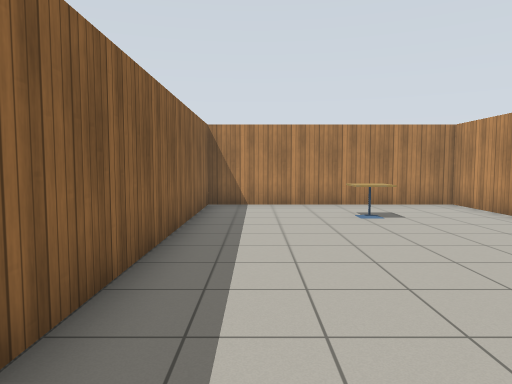
view 1 (above)

18 first-person views from a walk through a world built for the Gazebo simulator. The camera is 1.2 m above the floor, tilts 4° down and sees 70° across. The floor is counted in squares, 1 m on a side. Each view is taken from the middle of a square. On the plan, view 1 faces up. The plan holds only what a view shows up to about 14 squares ahead; the rest is blank. Gazebo's built-in surfaces are drawn with simple patterns.

view 2
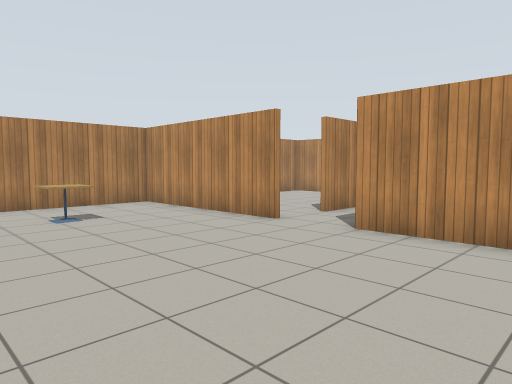

view 3
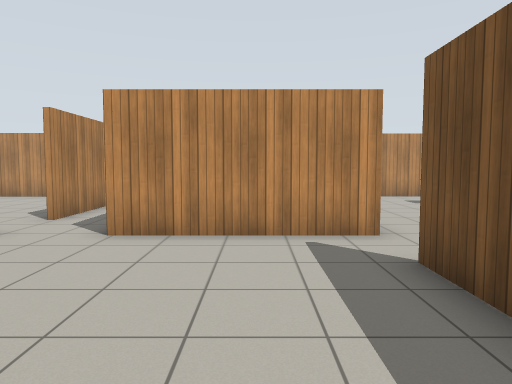

view 4
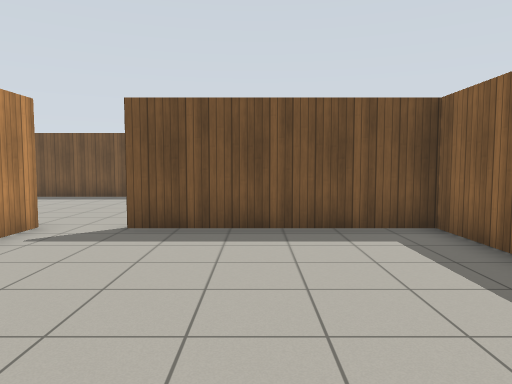

view 5
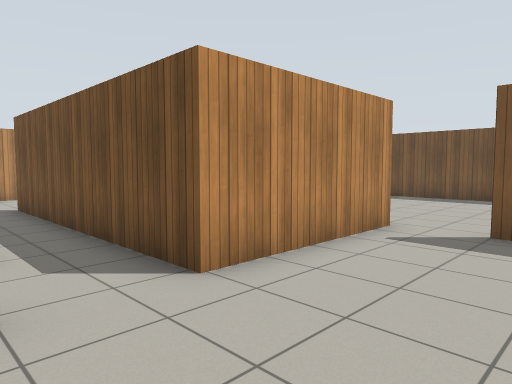

view 6
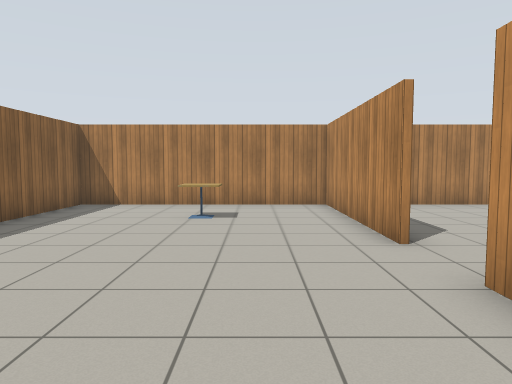

view 7
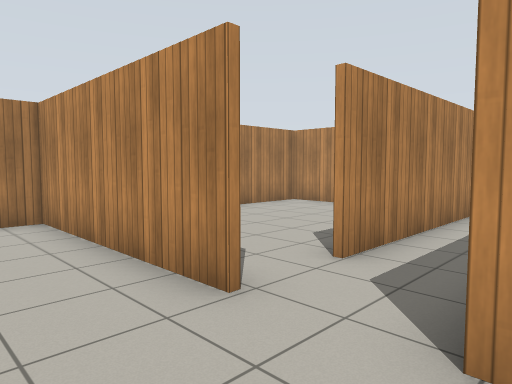

view 8
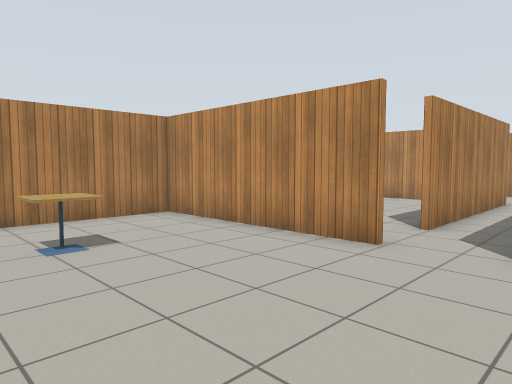

view 9
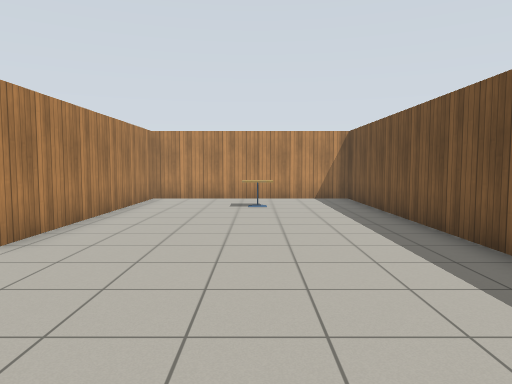

view 10
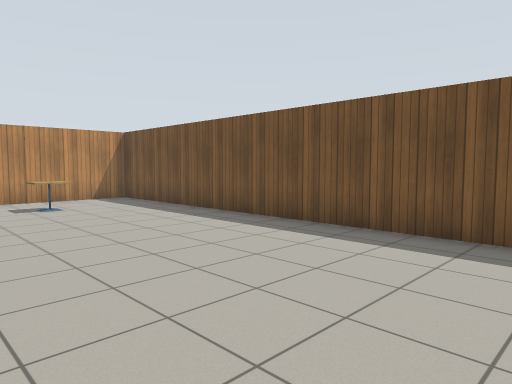

view 11
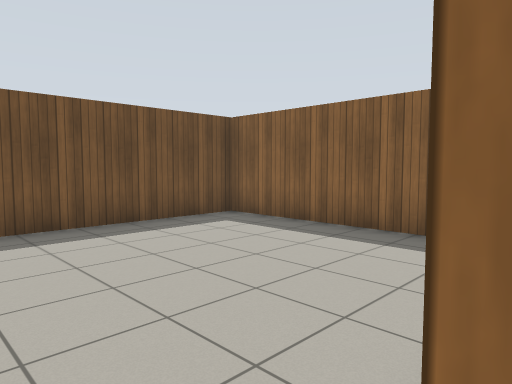

view 12
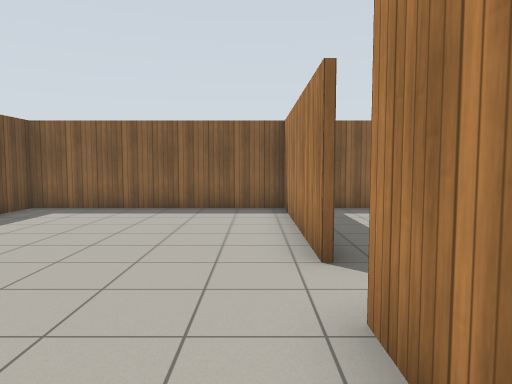

view 13
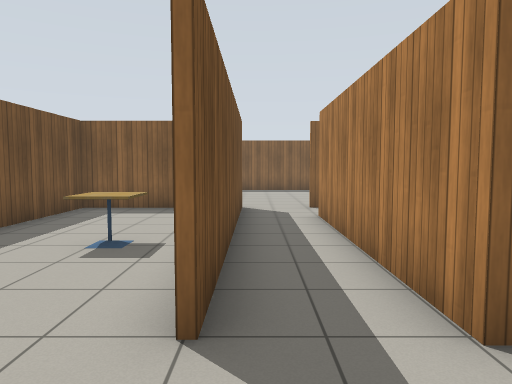

view 14
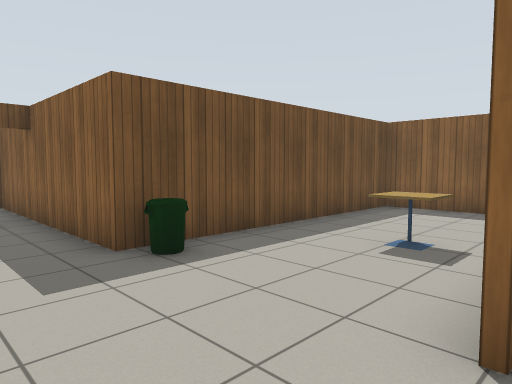

view 15
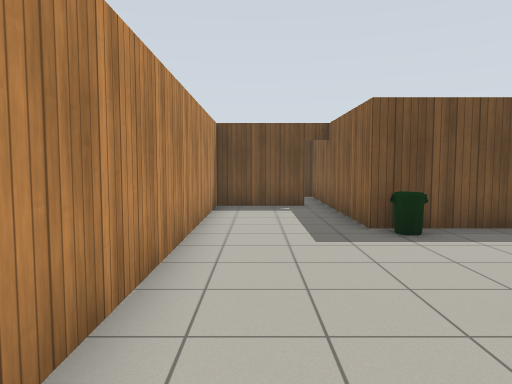

view 16
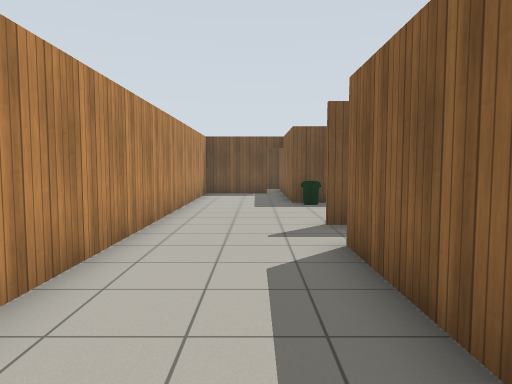

view 17
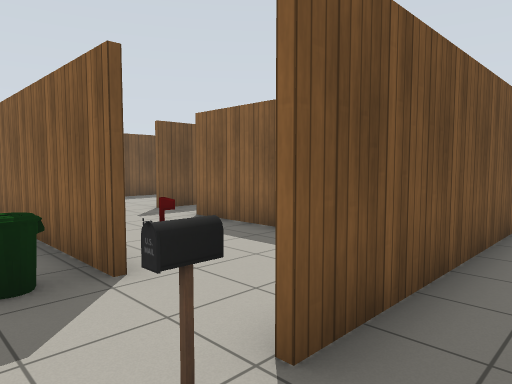

view 18
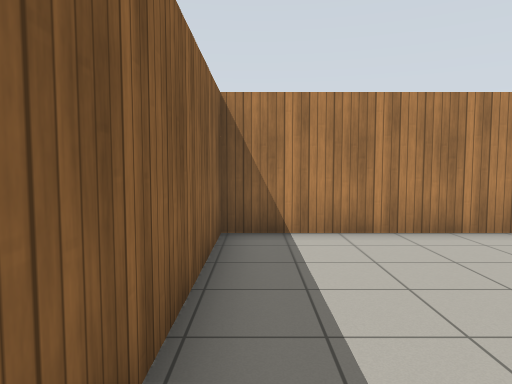

### Floor plan
Ten units are one square. View 1 is at (0, 0); x grows to the right and y downward. Boxes are objects, and circles mark ways between rooms. Rooms are numbered by the first view taken in them; rooms with no view inside come last. Other rooms are left out.
<svg viewBox="-21 -130 221 219">
<path fill="none" stroke="#000" d="M63 -55 63 -115 -15 -115 -15 9M-16 10 45 10M63 12 63 -36M45 12 -14 12M-15 9 -15 84 146 84 147 12 63 12M146 -91 146 -55 81 -55M63 -36 146 -36M64 -16 64 10 148 10 148 52M64 -65 64 -55M155 51 182 51 182 -80M183 -93 183 -34M122 -117 184 -117M145 -80 145 -115 64 -115 64 -65"/>
<rect x="15" y="-95" width="20" height="20" fill="#bbb"><title>cafe table</title></rect>
<rect x="115" y="45" width="10" height="10" fill="#bbb"><title>cafe table</title></rect>
<rect x="105" y="-25" width="20" height="10" fill="#bbb"><title>cafe table</title></rect>
<rect x="135" y="-5" width="10" height="20" fill="#bbb"><title>bin</title></rect>
<rect x="185" y="-95" width="10" height="10" fill="#bbb"><title>bin</title></rect>
<rect x="185" y="-125" width="10" height="10" fill="#bbb"><title>postbox</title></rect>
<circle cx="50" cy="10" r="3" fill="#2a7"/>
<circle cx="60" cy="-50" r="3" fill="#2a7"/>
<circle cx="180" cy="-105" r="3" fill="#2a7"/>
<circle cx="75" cy="-60" r="3" fill="#2a7"/>
<text x="20" y="-50">1</text>
<text x="60" y="40">2</text>
<text x="130" y="-30">3</text>
<text x="190" y="0">4</text>
<text x="100" y="-90">5</text>
</svg>
Room 1 opens to room 2. Room 1 opens to room 3. Room 3 opens to room 4. Room 3 opens to room 5.

Where each view was taken, in squares from view 1:
view 1: 0 up, 0 right, facing up
view 2: 0 up, 0 right, facing up-right
view 3: 1 up, 0 right, facing right
view 4: 6 up, 2 right, facing down
view 5: 6 up, 3 right, facing down-right
view 6: 0 up, 4 right, facing up
view 7: 3 up, 4 right, facing up-right
view 8: 3 up, 1 right, facing up-right
view 9: 5 down, 1 right, facing right
view 10: 2 down, 1 right, facing down-right
view 11: 1 down, 5 right, facing down-left
view 12: 2 down, 9 right, facing left
view 13: 4 up, 17 right, facing left
view 14: 4 up, 17 right, facing down-left
view 15: 6 up, 17 right, facing down
view 16: 11 up, 16 right, facing down
view 17: 13 up, 20 right, facing down-left
view 18: 5 up, 7 right, facing up
